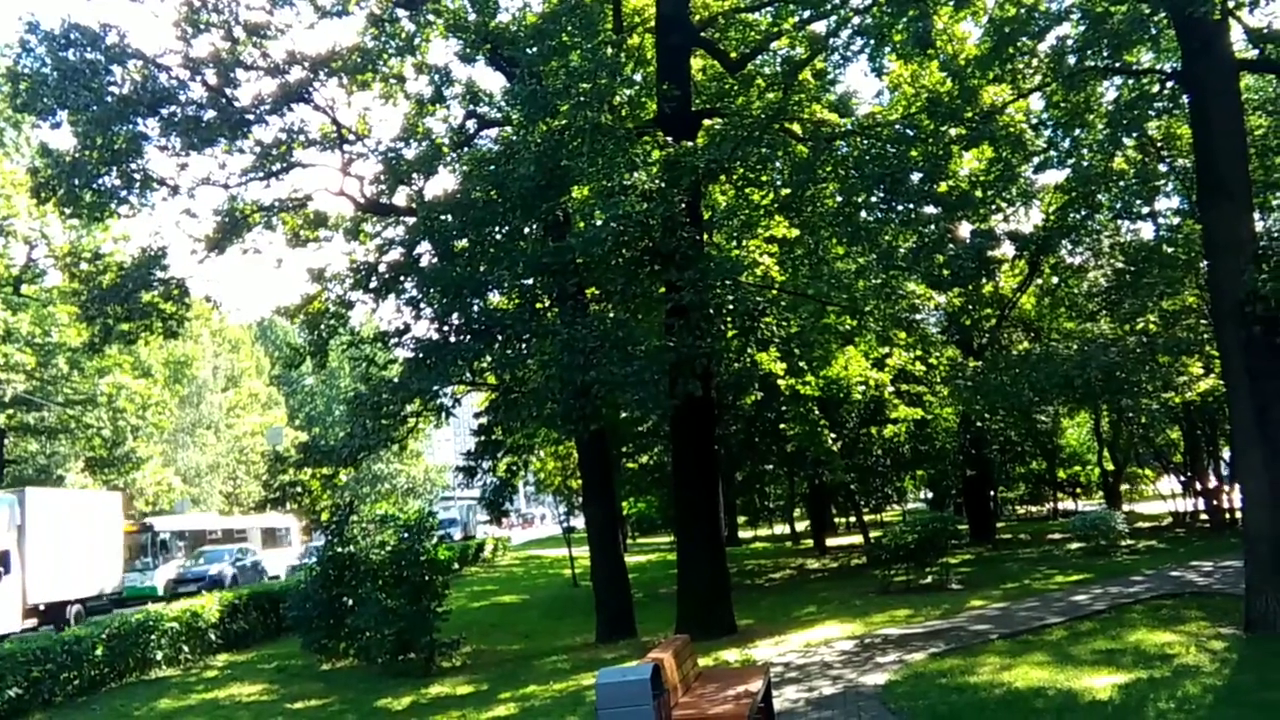
#> input picture frame 17 of ITA0513/ex6.mp4, 1280 x 720 px, given in place of ex13.mp4, which was not available
$ python e13.py
#> lines starting #> are read from the running program, lines starting #| are printed output that depends on the picture
import cv2
import numpy as np

cap = cv2.VideoCapture('./Input/ex13.mp4')

# Source and destination points
pts_src = np.float32([[100,100],[400,100],[400,400],[100,400]])
pts_dst = np.float32([[80,120],[420,80],[380,420],[120,380]])

M = cv2.getPerspectiveTransform(pts_src, pts_dst)

while cap.isOpened():
    ret, frame = cap.read()
#> frame is the input picture: shape (720, 1280, 3); mean B, G, R 70.2, 100.8, 78.1
    if not ret: break
    warped = cv2.warpPerspective(frame, M, (frame.shape[1], frame.shape[0]))
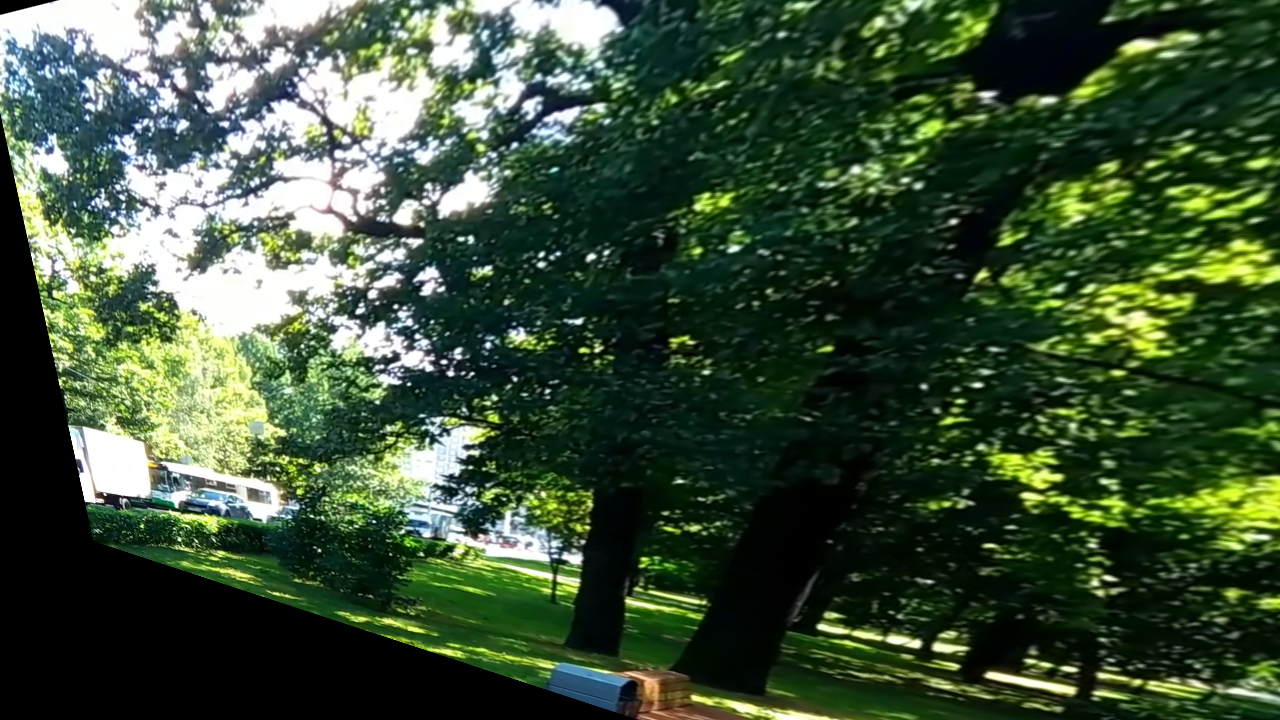
#> warped: shape (720, 1280, 3); mean B, G, R 55.8, 80.1, 60.3
    cv2.imshow('Original', frame)
    cv2.imshow('Warped', warped)
    if cv2.waitKey(1) & 0xFF == ord('q'): break
#> (key q is pressed here)

cap.release()
cv2.destroyAllWindows()

$ run again, starting later in the video
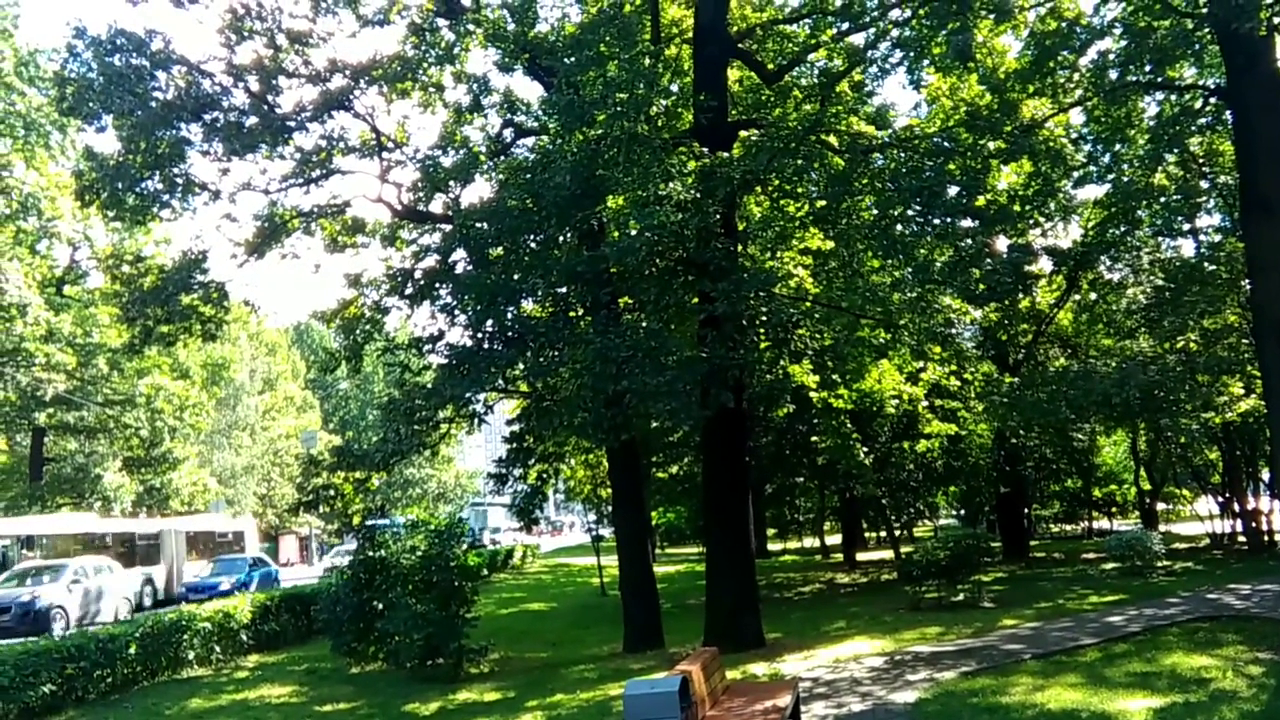
#> input picture frame 76 of ITA0513/ex6.mp4, 1280 x 720 px, given in place of ex13.mp4, which was not available
#> frame is the input picture: shape (720, 1280, 3); mean B, G, R 71.2, 103.3, 80.2
#> `warped = cv2.warpPerspective(frame, M, (frame.shape[1], frame.shape[0]))`:
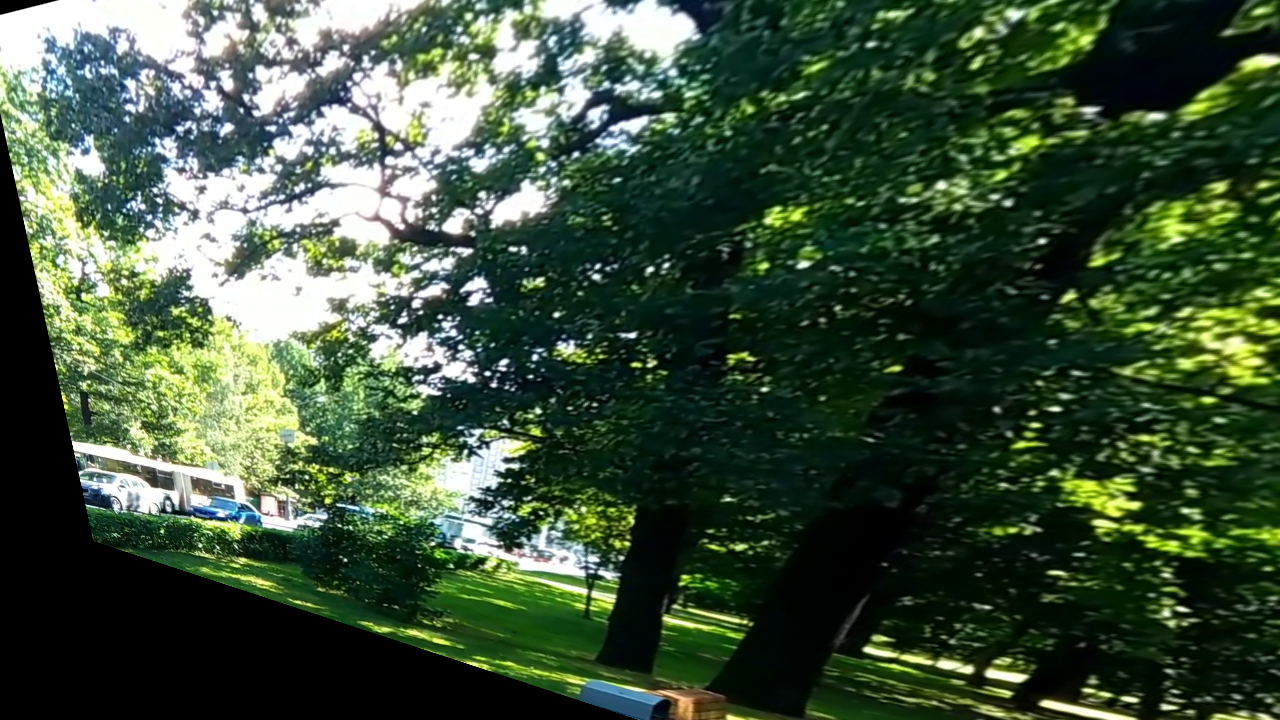
#> warped: shape (720, 1280, 3); mean B, G, R 58.8, 81.5, 61.9

$ run again, starting later in the video
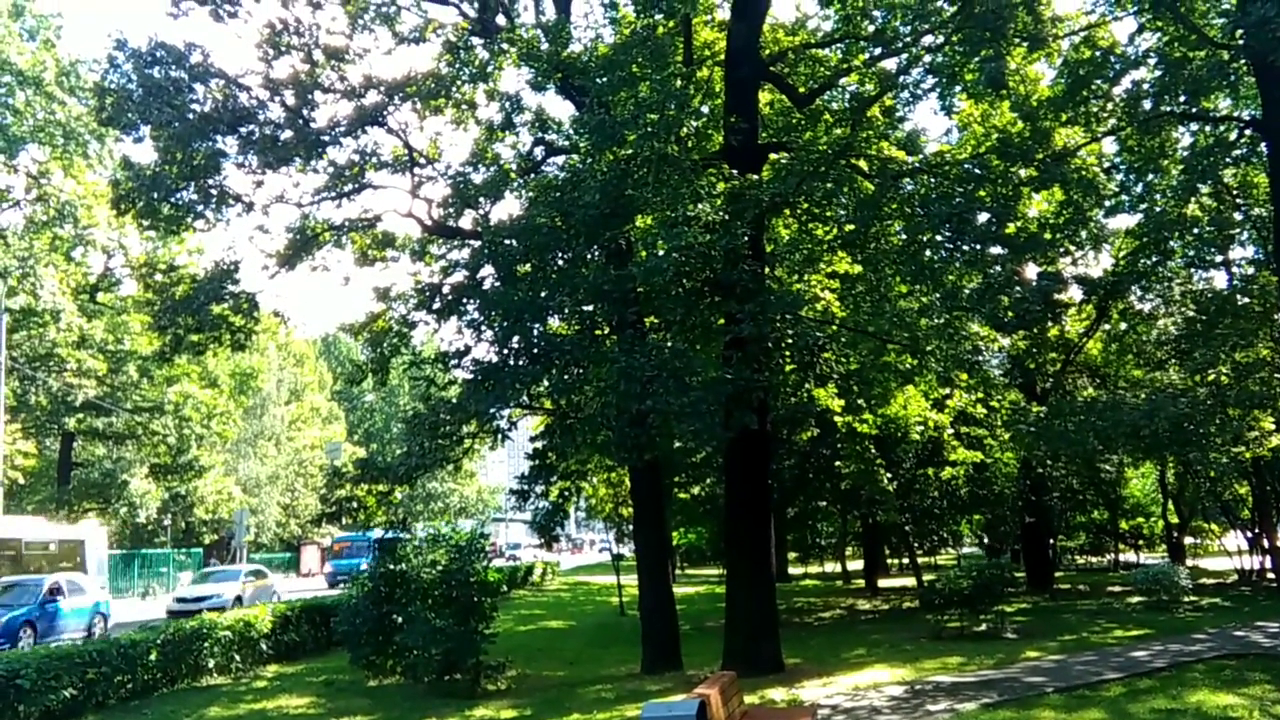
#> input picture frame 136 of ITA0513/ex6.mp4, 1280 x 720 px, given in place of ex13.mp4, which was not available
#> frame is the input picture: shape (720, 1280, 3); mean B, G, R 73.8, 104.4, 80.3
#> `warped = cv2.warpPerspective(frame, M, (frame.shape[1], frame.shape[0]))`:
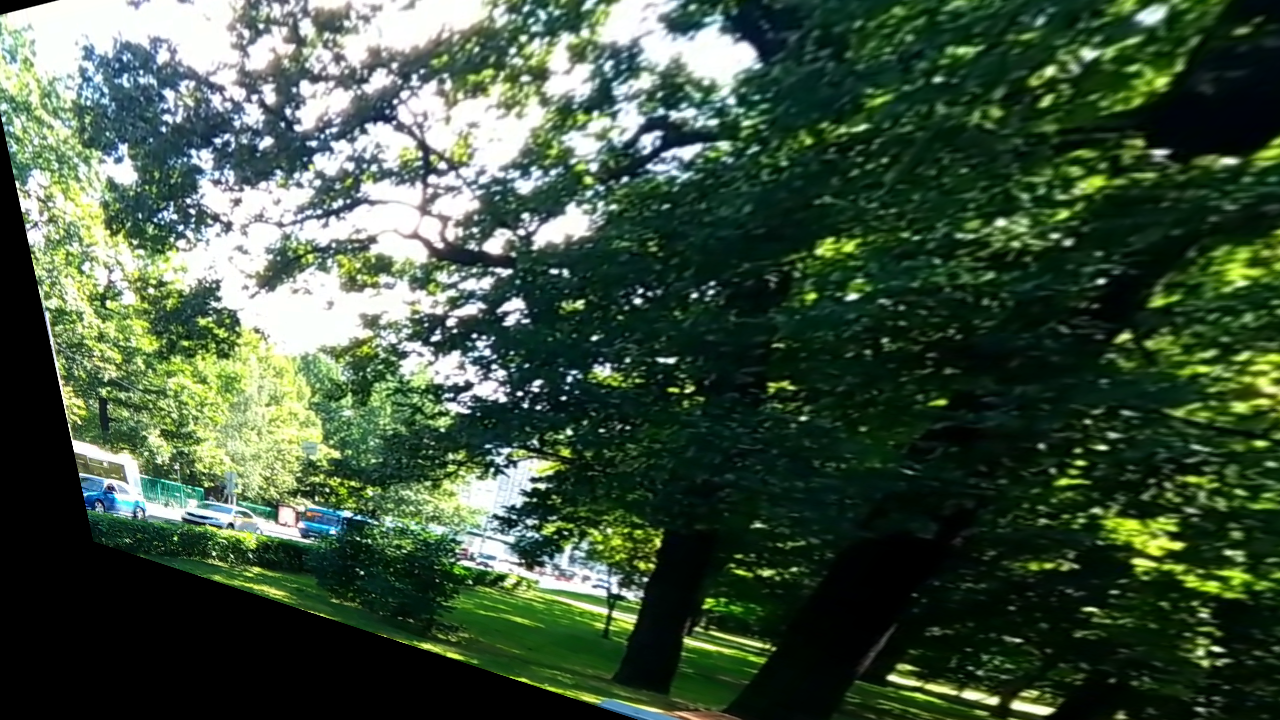
#> warped: shape (720, 1280, 3); mean B, G, R 62.6, 83.3, 63.4
